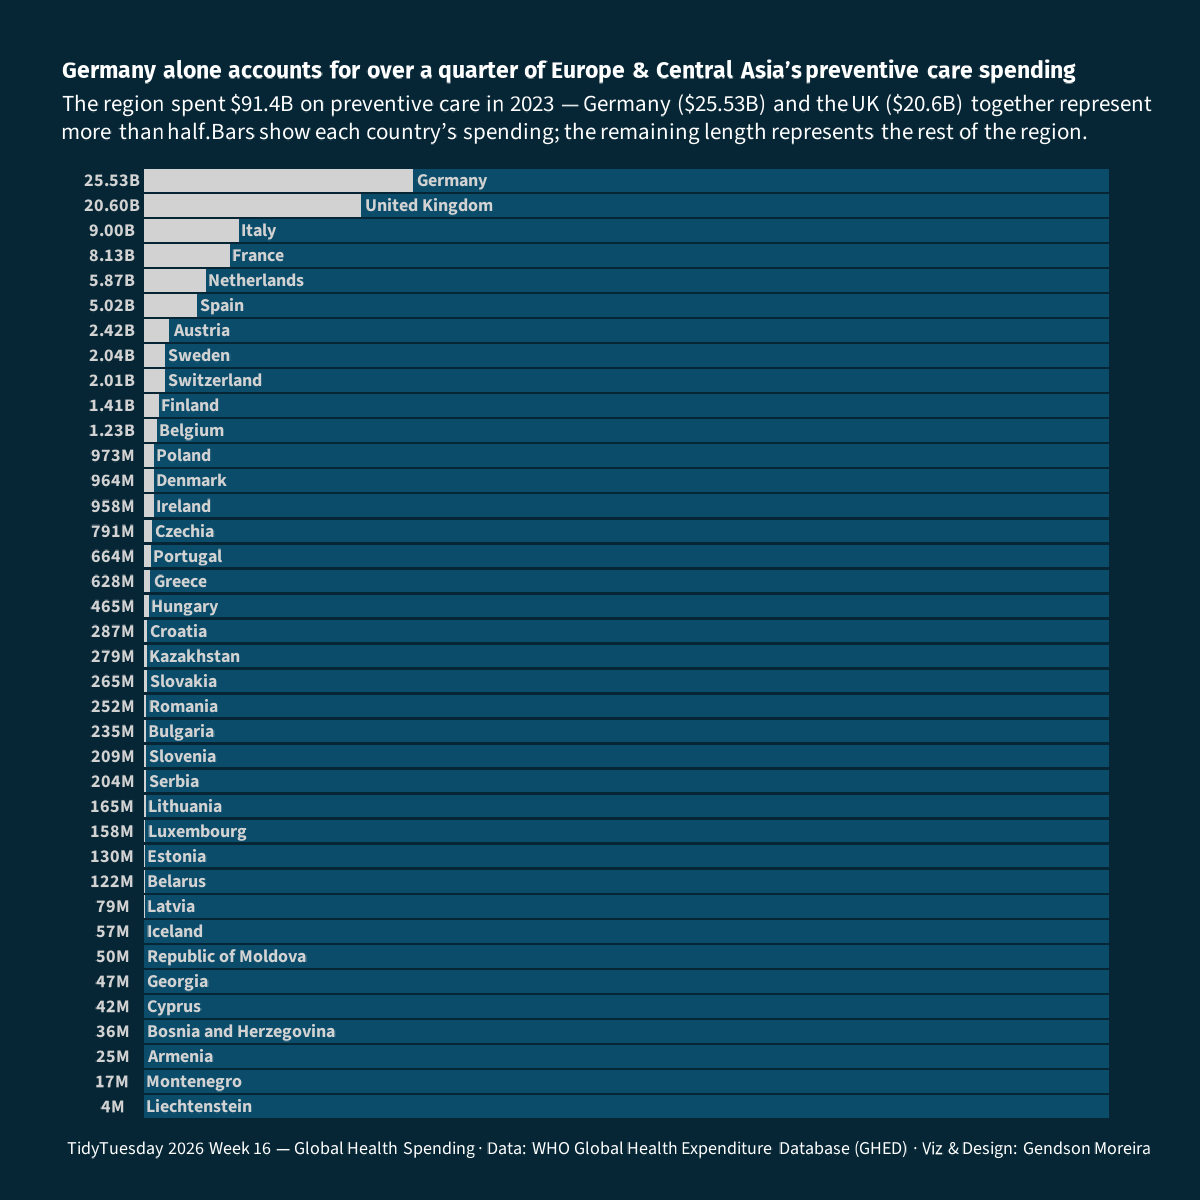

The R source for this figure:
# Load libraries ---------------------------------------------------------

library(tidyverse)
library(showtext)
library(ggtext)
library(glue)
library(countrycode)
library(testthat)
library(here)

# Load custom functions --------------------------------------------------

testthat::test_file(
  here::here("2026/2026-04-21/test_rescale_number.R"),
  stop_on_failure = TRUE
)
source(here::here("2026/2026-04-21/rescale_number.R"))


# Load data --------------------------------------------------------------


financing_schemes <- readr::read_csv('https://raw.githubusercontent.com/rfordatascience/tidytuesday/main/data/2026/2026-04-21/financing_schemes.csv')
health_spending <- readr::read_csv('https://raw.githubusercontent.com/rfordatascience/tidytuesday/main/data/2026/2026-04-21/health_spending.csv')
spending_purpose <- readr::read_csv('https://raw.githubusercontent.com/rfordatascience/tidytuesday/main/data/2026/2026-04-21/spending_purpose.csv')


# Define colors and fonts ------------------------------------------------

font_add_google("Fira Sans", "fira")
font_add_google("Source Sans 3", "source")

title_font <- "fira"
body_font <- "source"

showtext_auto()
showtext_opts(dpi = 300)


txt_color <- "#ffffff"
bg_color <- "#062635"

custom_pal <- c(
  "country_value" = country_col <- "#d2d2d2",
  "rest_of_the_region" = region_col <- "#0a4c6a"
)

# Data wrangling ---------------------------------------------------------

sp_data <- spending_purpose |>
  filter(
    year == 2023 &
    indicator_code == "hc6_usd2023" # Preventive care constant 2023 US$
  ) |> 
  mutate(
    region = countrycode(country_name, origin = "country.name", destination = "region")
  )

country_data <- sp_data |>
  group_by(region, country_name) |> 
  summarise(country_value = sum(value, na.rm = TRUE)) |> 
  ungroup()

world_data <- sp_data |>
  summarise(world_value = sum(value, na.rm = TRUE))

region_data <- sp_data |> 
  group_by(region) |> 
  summarise(region_value = sum(value, na.rm = TRUE), .groups = "drop")

plot_data <- country_data |> 
  mutate(
    country_name = case_when(
      country_name == "United Kingdom of Great Britain and Northern Ireland" ~ "United Kingdom",
      country_name == "Netherlands (Kingdom of the)" ~ "Netherlands",
      TRUE ~ country_name
    )) |> 
  left_join(region_data, by = "region") |> 
  cross_join(world_data) |> 
  mutate(
    rest_of_the_region = region_value - country_value,
    rest_of_the_world = world_value - rest_of_the_region - country_value
  ) |> 
  pivot_longer(
    cols = c(country_value, rest_of_the_region, rest_of_the_world),
    names_to = "hierarchy",
    values_to = "value"
  ) |>
  mutate(
    hierarchy = factor(hierarchy, levels = c("country_value", "rest_of_the_region", "rest_of_the_world"))
  ) |> filter(
    region == "Europe & Central Asia",
    hierarchy != "rest_of_the_world"
  ) |> 
  rescale_number(value_fmt = value) |> 
  mutate(
    label = case_when(
      hierarchy != "country_value" ~ "",
      value_fmt_suffix == "B"      ~ str_c(sprintf("%.2f", value_fmt), value_fmt_suffix),
      TRUE                         ~ str_c(round(value_fmt), value_fmt_suffix)
    ),
    text_position_x = region_value + 3e9,
    country_name_position = ifelse(hierarchy == "country_value", region_value - value - 3e8, as.numeric(NA))
  )


# Define chart texts -----------------------------------------------------

title_txt <- glue(
  "**Germany alone accounts for over a quarter of Europe & Central Asia's preventive care spending**"
)

st_txt <- glue(
  "The region spent $91.4B on preventive care in 2023 — Germany ($25.53B) and the UK ($20.6B) together represent more than half.",
   "Bars show each country's spending; the remaining length represents the rest of the region."
)

caption_txt <- glue(
  "TidyTuesday 2026 Week 16 &mdash; Global Health Spending",
  " · ",
  "Data: WHO Global Health Expenditure Database (GHED)",
  " · ",
  "Viz & Design: Gendson Moreira"
)

# Set theme --------------------------------------------------------------

base_theme <- theme_minimal(base_family = body_font, base_size = 8) +
  theme(
    # Chart background
    plot.background = element_rect(fill = bg_color, color = NA),
    panel.background = element_rect(fill = bg_color, color = NA),
    legend.background = element_rect(fill = bg_color, color = NA),

    # Chart texts
    text = element_text(color = txt_color),
    plot.title.position = "plot",
    plot.caption.position = "plot",
    plot.title = ggtext::element_textbox_simple(
      size = rel(0.7),
      family = title_font,
      hjust = -2,
      margin = margin(t = 5, unit = "pt")
    ),
    plot.subtitle = ggtext::element_textbox_simple(
      size = rel(0.7),
      margin = margin(t = 3, b = 5, unit = "pt")
    ),
    plot.caption = ggtext::element_textbox_simple(
      size = rel(0.55),
      halign = 0.5,
      margin = margin(t = 5,b = 5, unit = "pt")
    ),

    # Margin
    plot.margin = margin(t = 10, r = 10, b = 5, l = 15, unit = "pt"),

    # Grid
    panel.grid = element_blank(),

    # Legend
    legend.position = "none",

    # Axis
    axis.title = element_blank(),
    axis.text = element_blank()
  )

ggplot2::set_theme(base_theme)

# Build chart ------------------------------------------------------------

region_data |> 
  rescale_number(region_value)

plt <- ggplot(plot_data, aes(x = value, y = reorder(country_name, value * (hierarchy == "country_value")),
    fill = hierarchy)) +
  geom_col() +
  geom_text(aes(x = text_position_x, label = label), hjust = 0.5, , size = rel(1.5), color = country_col, fontface = "bold") +
  geom_text(
    aes(x = country_name_position,
      label = country_name),
    hjust = 0, size = rel(1.5), color = country_col, fontface = "bold") +
  scale_fill_manual(values = custom_pal) + 
  scale_x_reverse() +
  labs(
    title = title_txt,
    subtitle = st_txt,
    caption = caption_txt
  )

fig <- plt + ggview::canvas(width = 4, height = 4)
fig


# Define filenames -------------------------------------------------------

tuesday <- "2026-04-21"
tuesyear <- stringr::str_extract(
  tuesday,
  pattern = stringr::regex("\\d{4}(?=-)")
)
tuesday_file <- stringr::str_remove_all(tuesday, pattern = stringr::regex("-"))
tuespng <- stringr::str_c(tuesday_file, ".png")
plt_file_name <- stringr::str_c(tuesyear, tuesday, tuespng, sep = "/")


# Save chart -------------------------------------------------------------

ggview::save_ggplot(
  file = plt_file_name,
  plot = fig
)
